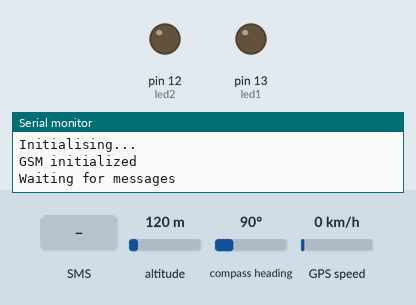
Simulated run of this sketch. Board: Arduino Uno, built for the host (arithmetic inside an expression is 32-bit, double 64-bit). On the bench: output pins drawn as LEDs (lit = HIGH), the last lines printed to the serial monitor. The test bench sets the inputs (shaded band); at power-on: altitude 120 m, compass heading 90°, GPS speed 0 km/h. The GPS gets a fix after 3 s at 37.7749, -122.4194 with 8 satellites.

Above: at 3.2 s.
3.3 s: text message "1" received
At 8.7 s:
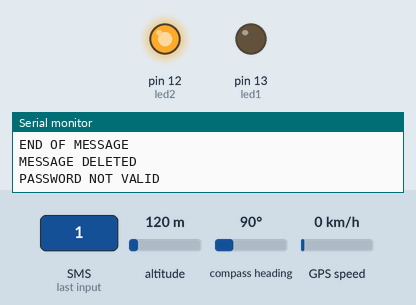
Timing chart, 0 to 10.2 s (numbered marks = the images above; inputs shaded):
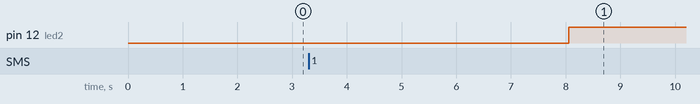

Measured:
- after the input at 3.3 s, pin 12 (led2): LOW → HIGH after 4.8 s

The sketch:

FINAL2.ino
```cpp
// Kwdikas 2: To GPS lamvanei sima kathws o kwdikas trexei synexws kai kathe 5 stigmata topothesias, to GSM stelnei ta dedomena se kinito tilefwno automata
// Author: Iason-Stylianos Kasapleris
// A.M.: 03112051

#include <AltSoftSerial.h> //Include all relevant libraries
#include <TinyGPS++.h>
#include <GSM.h>
#include <stdio.h>
#define PINNUMBER "" // PIN Number for the SIM - leave blank unless your SIM has a pin, this is inserted between ""


static const uint32_t GPSBaud = 9600; //Baud rate for communication with the GPS, Adafruit GPS = 9600, your GPS may well be 4800, check the spec

TinyGPSPlus gps; // The TinyGPS++ object for interfacing with the GPS

AltSoftSerial ss; // The serial connection object to the GPS device

String yourPassword = "Location"; // Put the password here between the ""
String password; // Temporary variable used for comparison of passwords

GSM gsmAccess; // Initialise the library instances
GSM_SMS sms;

char senderNumber[20]="00306947050972"; // Array to hold the number a SMS is retreived from
// Array which holds the coordinates and the color of the button pressed.

int led1 = 13;
int led2 = 12;

const int GREEN_BUTTON = 4;
const int YELLOW_BUTTON  = 7;
int yellow_val  = 0;
int green_val   = 0;
String txtmsg = "";

void setup()
{
  pinMode(led1, OUTPUT);
  pinMode(led2, OUTPUT);


  ss.begin(GPSBaud); // begin the GPS serial connection

  Serial.begin(9600); // begin Serial communication with the computer at 9600 baud rate

  Serial.println("Hello"); // Print to the computer
  Serial.println("Initialising...");

  boolean notConnected = true; // connection state

  while(notConnected) // until it connects
  {
    if(gsmAccess.begin(PINNUMBER)==GSM_READY) // if it succeeds connecting
      notConnected = false; // connected
    else
    {
      Serial.println("Not connected"); // print to the computer
      delay(1000); //delay
    }
  }

  Serial.println("GSM initialized");      // print to the computer
  Serial.println("Waiting for messages");
}


void loop()
{
  while (ss.available() > 0) //while there is stuff in the buffer
    if (gps.encode(ss.read())) //if it can successfully decode it, do it. Else try again when more charachters are in the buffer

  if (sms.available()) // if a text has been recieved
  {
    Serial.println("Message received from:"); // print to the computer

    sms.remoteNumber(senderNumber, 20); // assign the sender number to the "senderNumber" variable
    Serial.println(senderNumber); // print the sender number to the computer

    password = ""; // flush the temporary variable

    char c;

    while(c=sms.read())
    {
      password += c; // append the sms to the "password" variable
    }

    Serial.println(password); // print the contents of the sms
    Serial.println("\nEND OF MESSAGE"); // print to the computer

    sms.flush(); // delete message from modem buffer
    Serial.println("MESSAGE DELETED"); // print to the computer

    if (password == yourPassword) // if the sms contains the correct password
    {
      Serial.println("\nPASSWORD VALID"); // print to the computer
      digitalWrite(led2, LOW);
      digitalWrite(led1, HIGH);
      sms.beginSMS(senderNumber); // begin an sms to the sender number
      sms.print(gps.location.lat(), 6); // append the lat to the sms
      sms.print(","); // append a comma
      sms.print(gps.location.lng(), 6); // append the lon to the sms
      sms.endSMS(); //send the sms
    }
    else {
      Serial.println("\nPASSWORD NOT VALID"); // print to the computer
      digitalWrite(led1, LOW);
      digitalWrite(led2, HIGH);
    }
  }
    delay(5000);
    txtmsg += String(gps.location.lat(), 6);
    txtmsg += ",";
    txtmsg += String(gps.location.lng(), 6);
    txtmsg += "\n";
    Serial.println(txtmsg);
    if (txtmsg.length() > 250) {
        sms.beginSMS(senderNumber);
        sms.print(txtmsg);
        //sms.endSMS();
        txtmsg = "";
        Serial.println("midenistike");
        }

 delay(1000); // delay
}
```
